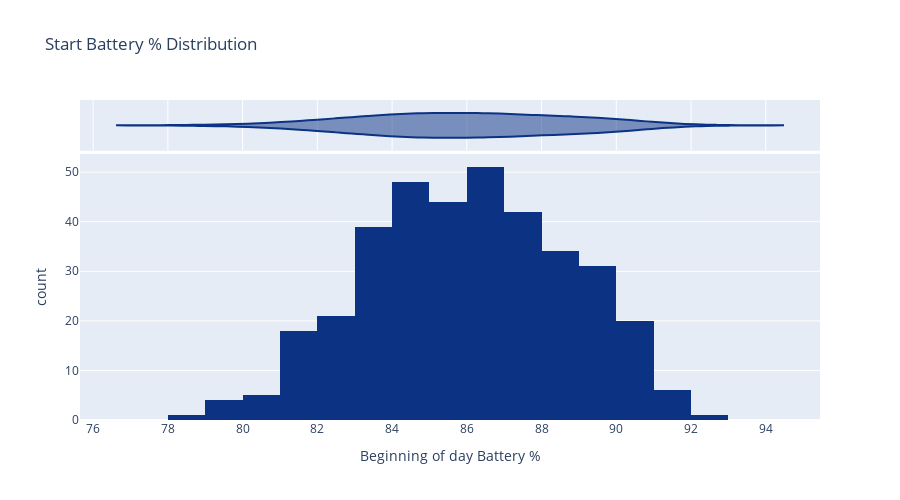

Notebook code for this chart:
### Code cell
px.histogram(df, x='battery', title='Start Battery % Distribution', marginal='violin', **histogram_options)

### Figure 1 — Plotly figure (JSON) as saved in the notebook; plotly's stock layout.template omitted (floating-point values rounded to 4 significant figures; data arrays with more than 128 entries replaced by an {"elided": "..."} marker saying what was removed)
{"data": [{"alignmentgroup": "True", "bingroup": "x", "hovertemplate": "Beginning of day Battery %=%{x}<br>count=%{y}<extra></extra>", "legendgroup": "", "marker": {"color": "rgb(12,51,131)", "pattern": {"shape": ""}}, "name": "", "offsetgroup": "", "orientation": "v", "showlegend": false, "type": "histogram", "x": {"elided": "365 float values"}, "xaxis": "x", "yaxis": "y"}, {"alignmentgroup": "True", "hovertemplate": "Beginning of day Battery %=%{x}<extra></extra>", "legendgroup": "", "marker": {"color": "rgb(12,51,131)"}, "name": "", "offsetgroup": "", "scalegroup": "x", "showlegend": false, "type": "violin", "x": {"elided": "365 float values"}, "xaxis": "x2", "yaxis": "y2"}], "layout": {"barmode": "relative", "height": 500, "legend": {"tracegroupgap": 0}, "title": {"text": "Start Battery % Distribution"}, "xaxis": {"anchor": "y", "domain": [0, 1], "title": {"text": "Beginning of day Battery %"}}, "xaxis2": {"anchor": "y2", "domain": [0, 1], "matches": "x", "showgrid": true, "showticklabels": false}, "yaxis": {"anchor": "x", "domain": [0, 0.8316], "title": {"text": "count"}}, "yaxis2": {"anchor": "x2", "domain": [0.8416, 1], "matches": "y2", "showgrid": false, "showline": false, "showticklabels": false, "ticks": ""}}}
